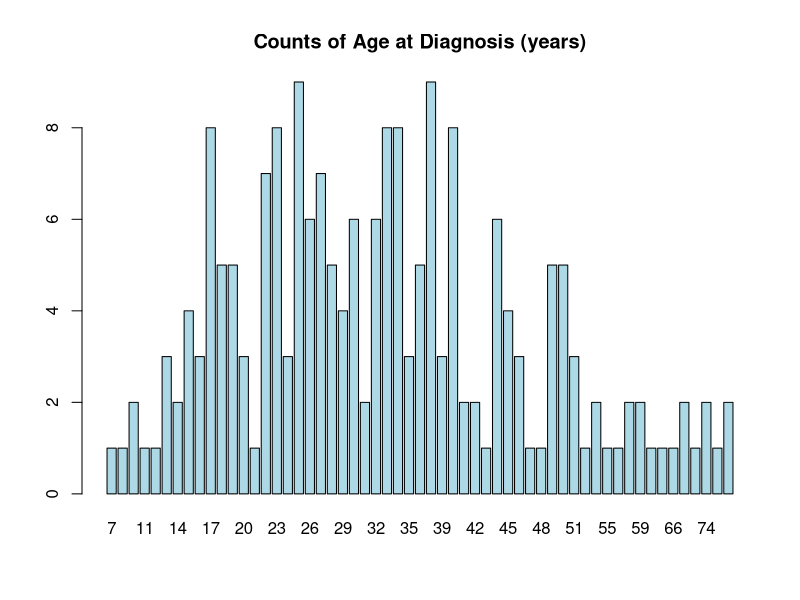
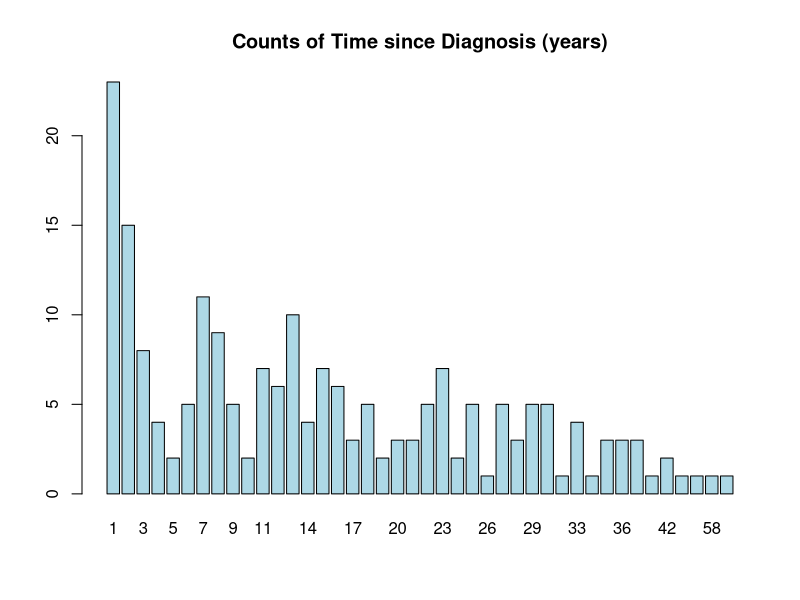
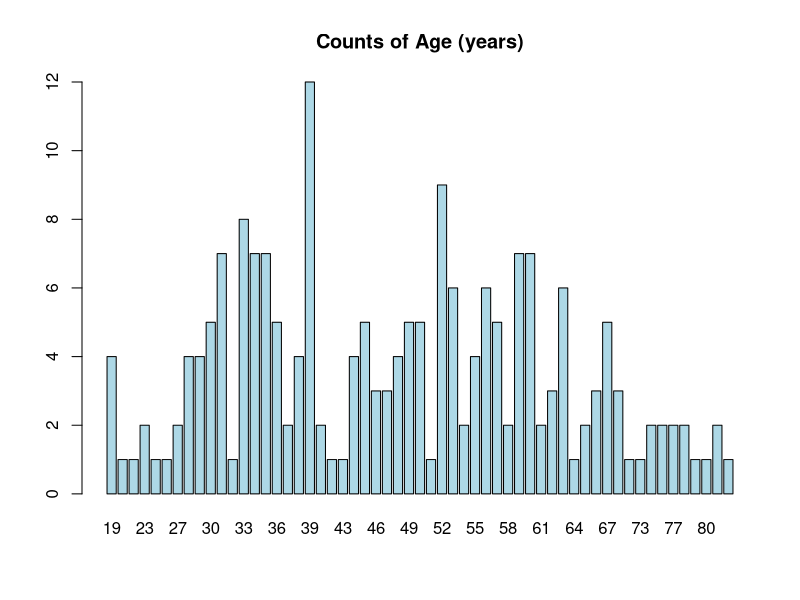
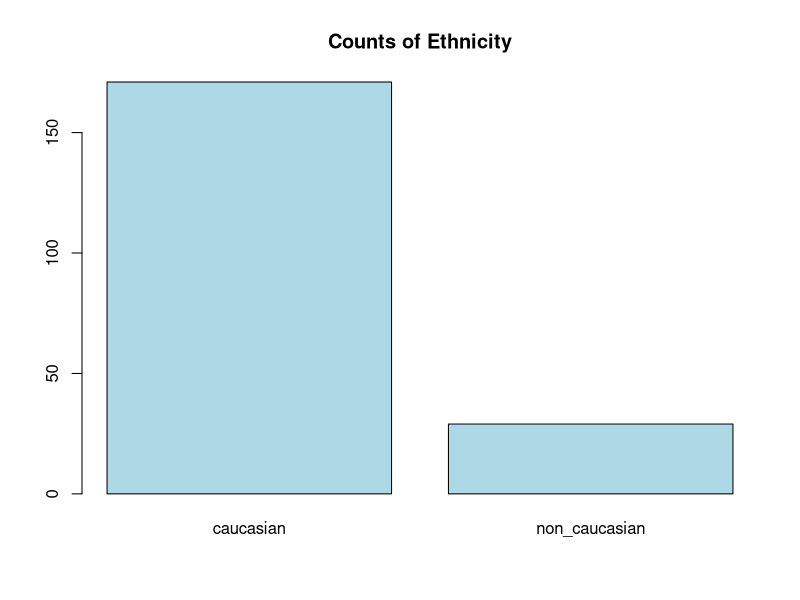
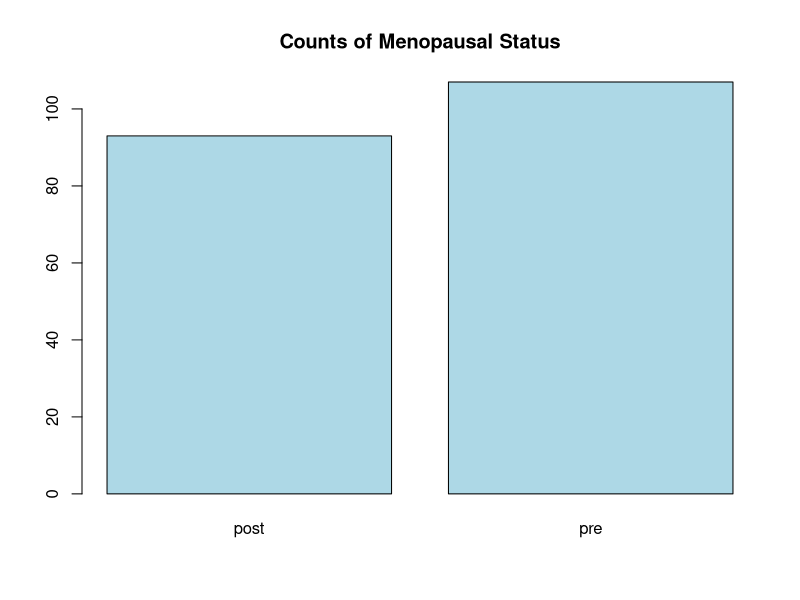
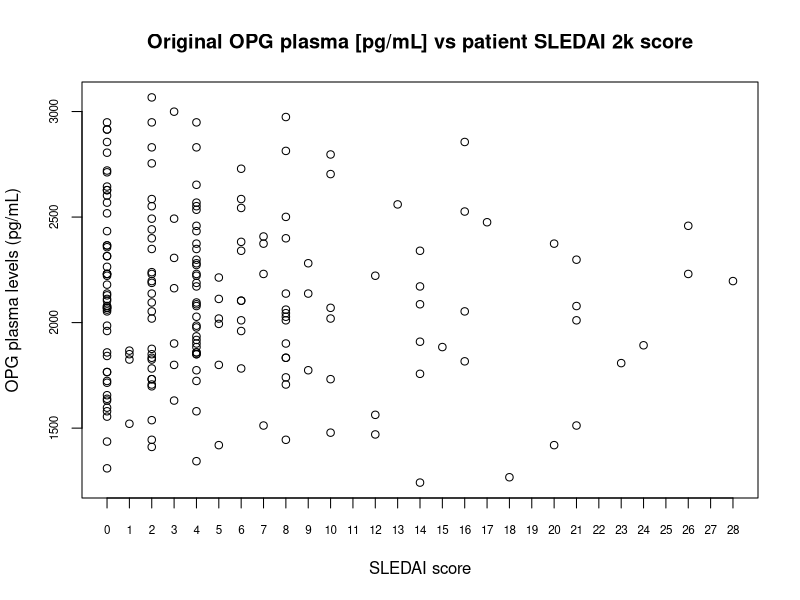
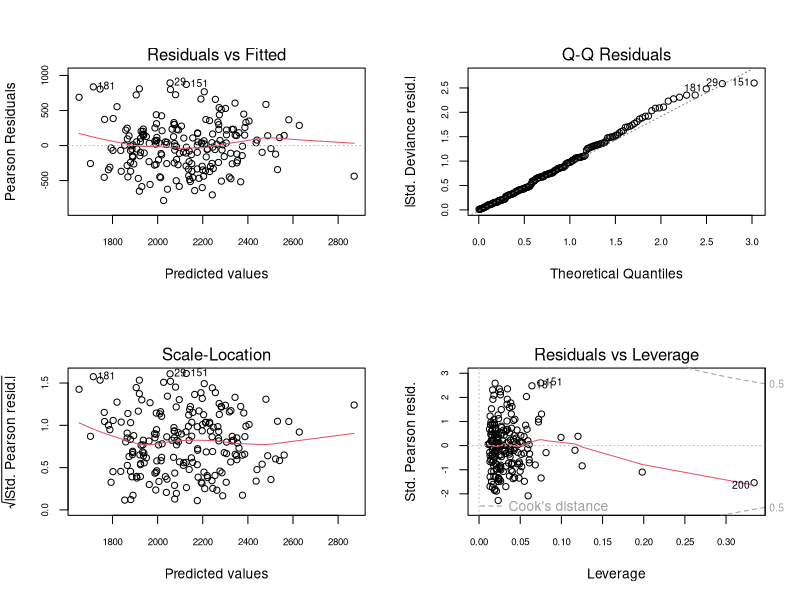
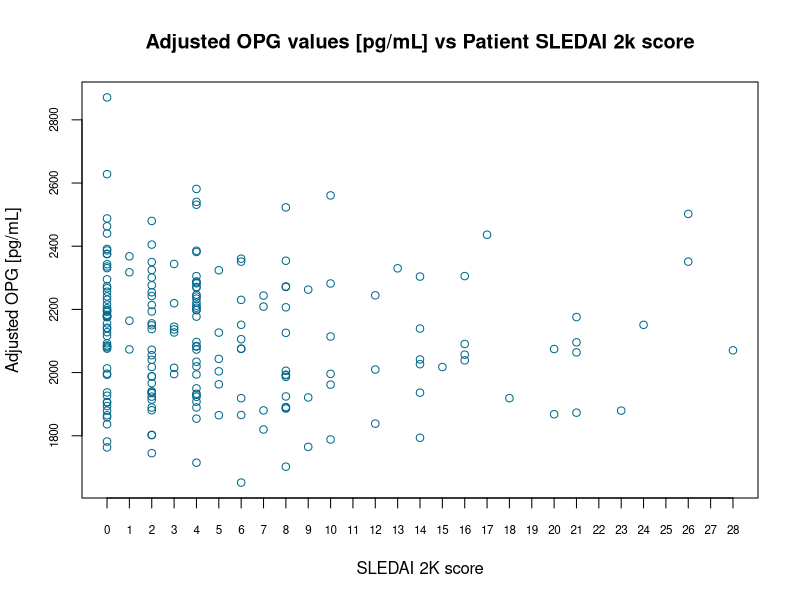

Source code (R) for these figures, in order:
library(readxl)
library(dplyr)
library(ggplot2)
#import the data (HAS TO BE IN THE SAME FOLDER YOURE WORKING IN OR YOU HAVE TO WRITE THE WHOLE PATH:
#IE. "/user/johndoe/folder-1/foldertwo/DATA_SET_HERE"). 
OriginalData <- read_excel("g1_s1_dataset_v251001.xlsx")
View(OriginalData)

#rename the columns so everything is easier to read and keep track of
colnames(OriginalData) <- c('Patient ID', 'Age at Diagnosis (years)', 'Time since Diagnosis (years)', 
                            'Age (years)', 'BMI (kg/m^2)', 'IFN type I [IU/mL]', 
                            'Ethnicity', 'Menopausal Status', 'SLEDAI 2k Score', 
                            'Plasma OPG [pg/mL]', 'vWF [IU/mL]', 'sDC1 [ng/mL]', 
                            'TM [ng/mL]', 'ox LDL [ng/mL]', 'sVCAM-1 [ng/mL]', 
                            'LDH [u/L]')

##OriginalData <- OriginalData %>% mutate(time_since_diagnosis_years = ifelse(OriginalData$time_since_diagnosis_years == 0, NA, time_since_diagnosis_years))
##^^ we'll ask about this tomorrow
#since time since diagnosis has values equal to 0, we're going to add 1 to each of those (ie. 0+1 =1, etc)
OriginalData <- OriginalData %>% 
  mutate(`Time since Diagnosis (years)` = `Time since Diagnosis (years)` + 1)

#some stat tests for OPG levels to see how it's distributed and possible correlation to SLEDAI score
shapiro.test(OriginalData$`Plasma OPG [pg/mL]`)
cor.test(OriginalData$`SLEDAI 2k Score`, OriginalData$`Plasma OPG [pg/mL]`, method = ("pearson"))

#make a list of all the column names so that you can create functions
col_names <- c('Patient ID', 'Age at Diagnosis (years)', 'Time since Diagnosis (years)', 
         'Age (years)', 'BMI (kg/m^2)', 'IFN type I [IU/mL]', 
         'Ethnicity', 'Menopausal Status', 'SLEDAI 2k Score', 
         'Plasma OPG [pg/mL]', 'vWF [IU/mL]', 'sDC1 [ng/mL]', 
         'TM [ng/mL]', 'ox LDL [ng/mL]', 'sVCAM-1 [ng/mL]', 
         'LDH [u/L]')
#how many times does each value of a variable appear? 
#this is the function
Counts <- lapply(col_names, function(col) {
  OriginalData %>%
    group_by(.data[[col]]) %>%
    summarise(count = n())
  })
#re-establish column names
names(Counts) <- col_names

#some things are unique to each patinet, so we don't want to plot them to see the counts:
names_to_skip_in_plots <- c('Patient ID', 'BMI (kg/m^2)', 'IFN type I [IU/mL]', 
                            'SLEDAI 2k Score','Plasma OPG [pg/mL]', 
                            'vWF [IU/mL]', 'sDC1 [ng/mL]', 'TM [ng/mL]', 
                            'ox LDL [ng/mL]', 'sVCAM-1 [ng/mL]', 'LDH [u/L]')

#this is the function for the barplots of the counts:
for (name in names(Counts)) {
  if (name %in% names_to_skip_in_plots) next
  df <- Counts[[name]]
  barplot(
    df$count,
    names.arg = df[[1]],
    main = paste("Counts of", name),
    col = "lightblue")
}

par(cex.axis = 0.7, mfrow = c(1,1))
plot(OriginalData$`SLEDAI 2k Score`, OriginalData$`Plasma OPG [pg/mL]`,
     col = 'black', xlab = 'SLEDAI score', ylab = "OPG plasma levels (pg/mL)", 
     main = 'Original OPG plasma [pg/mL] vs patient SLEDAI 2k score', 
     xlim = c(0, 28), xaxt = 'n')
axis(side = 1, at = seq(0, 28, by = 1))

##Linear Regression
model <- glm(`Plasma OPG [pg/mL]` ~ `Age at Diagnosis (years)` + `Time since Diagnosis (years)` +
            `Age (years)` + `BMI (kg/m^2)` + `IFN type I [IU/mL]` + Ethnicity + `Menopausal Status`, 
            data = OriginalData)
summary(model)
par(mfrow = c(2,2))
plot(model)
opg_sledai <- data.frame(OriginalData$`SLEDAI 2k Score`, model[["fitted.values"]])
colnames(opg_sledai) <- c('SLEDAI 2k score', 'Adjusted OPG [pg/mL}')

##I also like to make one extra data frame with the patient IDs to make sure R is putting together 
##the right OPG value and SLEDAI score
opg_sledai_patientID <- data.frame(OriginalData$`Patient ID`, OriginalData$`SLEDAI 2k Score`, model[["fitted.values"]])
colnames(opg_sledai_patientID) <- c('Patient ID', 'SLEDAI 2k score', 'Adjusted OPG [pg/mL}')

par(mfrow = c(1,1), cex.axis = 0.7)
plot(opg_sledai$`SLEDAI 2k score`, opg_sledai$`Adjusted OPG [pg/mL}`, 
     xlab = 'SLEDAI 2K score', ylab = 'Adjusted OPG [pg/mL]', col = 'deepskyblue4', 
     main = 'Adjusted OPG values [pg/mL] vs Patient SLEDAI 2k score', 
     xlim = c(0, 28), xaxt = 'n')
axis(side = 1, at = seq(0, 28, by = 1))

##Moving on from the confounding, we can do a similar thing for the biomarkers
#first, extract the biomarkes from the original data frame into a separate one
biomarkers <- data.frame(OriginalData$`vWF [IU/mL]`, OriginalData$`sDC1 [ng/mL]`, 
                         OriginalData$`TM [ng/mL]`,
                         OriginalData$`ox LDL [ng/mL]`, OriginalData$`sVCAM-1 [ng/mL]`, 
                         OriginalData$`LDH [u/L]`)
#rename the columns to make them easier to identify
names(biomarkers) <- c('von Willebrand Factor', 'soluble DC-1', 
                       'Thrombomodulin', 'oxidized LDL', 'soluble VCAM-1', 'LDH')
summary(biomarkers)

#create a linear model for each of the biomarkers
vWF_model <- glm(`vWF [IU/mL]` ~ `Age at Diagnosis (years)` + `Time since Diagnosis (years)` +
                  `Age (years)` + `BMI (kg/m^2)` + `IFN type I [IU/mL]` + Ethnicity + `Menopausal Status`, 
            data = OriginalData)
sDC1_model <- glm(`sDC1 [ng/mL]` ~ `Age at Diagnosis (years)` + `Time since Diagnosis (years)` +
                   `Age (years)` + `BMI (kg/m^2)` + `IFN type I [IU/mL]` + Ethnicity + `Menopausal Status`,
                data = OriginalData)
tm_model <- glm(`TM [ng/mL]` ~ `Age at Diagnosis (years)` + `Time since Diagnosis (years)` +
                 `Age (years)` + `BMI (kg/m^2)` + `IFN type I [IU/mL]` + Ethnicity + `Menopausal Status`,
                data = OriginalData)
oxLDL_model <- glm(`ox LDL [ng/mL]` ~ `Age at Diagnosis (years)` + `Time since Diagnosis (years)` +
                    `Age (years)` + `BMI (kg/m^2)` + `IFN type I [IU/mL]` + Ethnicity + `Menopausal Status`,
                data = OriginalData)
sVCAM1_model <- glm(`sVCAM-1 [ng/mL]` ~ `Age at Diagnosis (years)` + `Time since Diagnosis (years)` +
                     `Age (years)` + `BMI (kg/m^2)` + `IFN type I [IU/mL]` + Ethnicity + `Menopausal Status`,
                data = OriginalData)
LDL_model <- glm(`LDH [u/L]` ~ `Age at Diagnosis (years)` + `Time since Diagnosis (years)` +
                  `Age (years)` + `BMI (kg/m^2)` + `IFN type I [IU/mL]` + Ethnicity + `Menopausal Status`,
                data = OriginalData)

#exctract the adjusted values of each biomarker into a new dataframe, add the adjusted OPG from 
#previous linear model, and rename the columns. 
adjusted_biomarkers <- data.frame(model[["fitted.values"]], vWF_model[["fitted.values"]], 
                                 sDC1_model[["fitted.values"]], 
                                 tm_model[["fitted.values"]], 
                                 oxLDL_model[["fitted.values"]], 
                                 sVCAM1_model[["fitted.values"]], 
                                 LDL_model[["fitted.values"]])
colnames(adjusted_biomarkers) <- c('Plasma OPG [pg/mL]' ,'vWF [IU/mL]', 'sDC1 [ng/mL]', 
                                  'TM [ng/mL]', 'ox LDL [ng/mL]', 
                                  'sVCAM-1 [ng/mL]', 'LDH [u/L]')

#extra df to make sure R is grouping right: 
adjusted_biomarkers_patientID <- data.frame(OriginalData$`Patient ID`, OriginalData$`SLEDAI 2k Score`, model[["fitted.values"]], vWF_model[["fitted.values"]], 
                                  sDC1_model[["fitted.values"]], 
                                  tm_model[["fitted.values"]], 
                                  oxLDL_model[["fitted.values"]], 
                                  sVCAM1_model[["fitted.values"]], 
                                  LDL_model[["fitted.values"]])
colnames(adjusted_biomarkers_patientID) <- c('Patient ID', 'SLEDAI 2k score', 'Plasma OPG [pg/mL]' ,'vWF [IU/mL]', 'sDC1 [ng/mL]', 
                                   'TM [ng/mL]', 'ox LDL [ng/mL]', 
                                   'sVCAM-1 [ng/mL]', 'LDH [u/L]')

par(mfrow = c(1, 2), cex.axis = 0.7)
#plot vWF
plot(OriginalData$`SLEDAI 2k Score`, adjusted_biomarkers$`vWF [IU/mL]`,
     xlab = 'SLEDAI 2K score', ylab = 'Adjusted vWF [IU/mL]', col = 'deepskyblue',
     xlim = c(0, 28), xaxt = 'n')
axis(side = 1, at = seq(0, 28, by = 1))
mtext("Adjusted vWF values [IU/mL] vs Patient SLEDAI 2k Score",
      outer = FALSE, cex = 1, col = "darkslategray", side = 3, line = 1, adj = 0)
boxplot(adjusted_biomarkers$`vWF [IU/mL]`~OriginalData$`SLEDAI 2k Score`,
        ylab = 'Adjusted vWF [IU/mL]', col = 'chartreuse4',
        xlim = c(0, 28), xaxt = 'n')
axis(side = 1, at = seq(0, 28, by = 1))
#plot sDC1
plot(OriginalData$`SLEDAI 2k Score`, adjusted_biomarkers$`sDC1 [ng/mL]`,
     xlab = 'SLEDAI 2K score', ylab = 'Adjusted sDC1 [ng/mL]', col = 'deepskyblue2', 
     xlim = c(0, 28), xaxt = 'n')
axis(side = 1, at = seq(0, 28, by = 1))
mtext('Adjusted sDC1 values [ng/mL] vs Patient SLEDAI 2k score',
      outer = FALSE, cex = 1, col = "darkslategray", side = 3, line = 1, adj = 0)
boxplot(adjusted_biomarkers$`sDC1 [ng/mL]`~OriginalData$`SLEDAI 2k Score`,
        xlab = 'SLEDAI 2K score', ylab = NULL, col = 'forestgreen',
        xlim = c(0, 28), xaxt = 'n')
axis(side = 1, at = seq(0, 28, by = 1))
#plot TM
plot(OriginalData$`SLEDAI 2k Score`, adjusted_biomarkers$`TM [ng/mL]`,
     xlab = 'SLEDAI 2K score', ylab = 'Adjusted TM [ng/mL]', col = 'deepskyblue3', 
     xlim = c(0, 28), xaxt = 'n')
axis(side = 1, at = seq(0, 28, by = 1))
mtext('Adjusted TM values [ng/mL] vs Patient SLEDAI 2k score',
      outer = FALSE, cex = 1, col = "darkslategray", side = 3, line = 1, adj = 0)
boxplot(adjusted_biomarkers$`TM [ng/mL]`~OriginalData$`SLEDAI 2k Score`,
        xlab = 'SLEDAI 2K score', ylab = NULL, col = 'palegreen',
        xlim = c(0, 28), xaxt = 'n')
axis(side = 1, at = seq(0, 28, by = 1))
#plot ox LDL
plot(OriginalData$`SLEDAI 2k Score`, adjusted_biomarkers$`ox LDL [ng/mL]`,
     xlab = 'SLEDAI 2K score', ylab = 'Adjusted ox LDL [ng/mL]', col = 'royalblue', 
     xlim = c(0, 28), xaxt = 'n')
axis(side = 1, at = seq(0, 28, by = 1))
mtext('Adjusted ox LDL values [ng/mL] vs Patient SLEDAI 2k score',
      outer = FALSE, cex = 1, col = "darkslategray", side = 3, line = 1, adj = 0)
boxplot(adjusted_biomarkers$`ox LDL [ng/mL]`~OriginalData$`SLEDAI 2k Score`,
        xlab = 'SLEDAI 2K score', ylab = NULL, col = 'palegreen2',
        xlim = c(0, 28), xaxt = 'n')
axis(side = 1, at = seq(0, 28, by = 1))
#plot sVCAM1
plot(OriginalData$`SLEDAI 2k Score`, adjusted_biomarkers$`sVCAM-1 [ng/mL]`,
     xlab = 'SLEDAI 2K score', ylab = 'Adjusted s-VCAM1 [ng/mL]', col = 'royalblue3', 
     xlim = c(0, 28), xaxt = 'n')
axis(side = 1, at = seq(0, 28, by = 1))
mtext('Adjusted s-VCAM1 values [ng/mL] vs Patient SLEDAI 2k score',
      outer = FALSE, cex = 1, col = "darkslategray", side = 3, line = 1, adj = 0)
boxplot(adjusted_biomarkers$`sVCAM-1 [ng/mL]`~OriginalData$`SLEDAI 2k Score`,
        xlab = 'SLEDAI 2K score', ylab = NULL, col = 'seagreen',
        xlim = c(0, 28), xaxt = 'n')
axis(side = 1, at = seq(0, 28, by = 1))
#plot LDH
plot(OriginalData$`SLEDAI 2k Score`, adjusted_biomarkers$`LDH [u/L]`,
     xlab = 'SLEDAI 2K score', ylab = 'Adjusted LDL [IU/L]', col = 'royalblue4', 
     xlim = c(0, 28), xaxt = 'n')
axis(side = 1, at = seq(0, 28, by = 1))
mtext('Adjusted LDH values [IU/mL] vs Patient SLEDAI 2k score',
      outer = FALSE, cex = 1, col = "darkslategray", side = 3, line = 1, adj = 0)
boxplot(adjusted_biomarkers$`LDH [u/L]`~OriginalData$`SLEDAI 2k Score`,
        xlab = 'SLEDAI 2K score', ylab = NULL, col = 'seagreen3',
        xlim = c(0, 28), xaxt = 'n')
axis(side = 1, at = seq(0, 28, by = 1))
